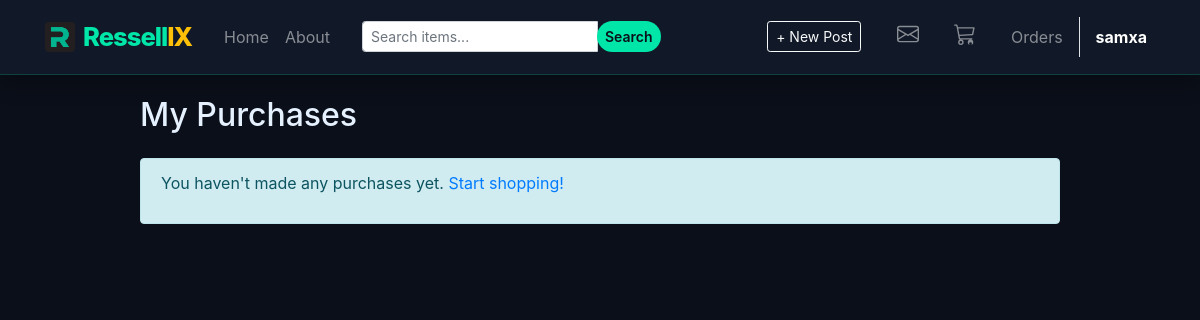
Before: /my-purchases/ (signed in) with the older database file.
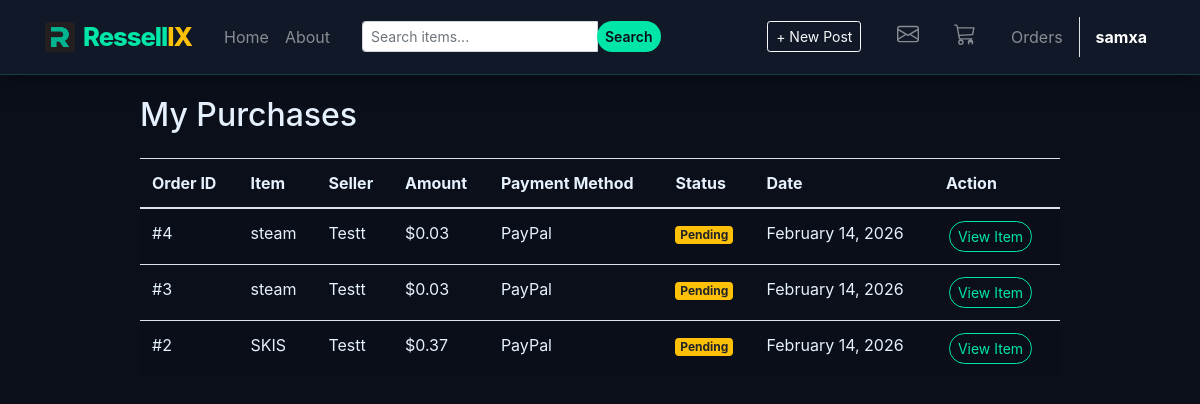
After: the same page with the newer database file.
### blog/models.py (models this page shows, shortened)
class Order(models.Model):
    PAYMENT_CHOICES = [
        ('credit_card', 'Credit Card'),
        ('debit_card', 'Debit Card'),
        ('paypal', 'PayPal'),
        ('stripe', 'Stripe'),
        ('bank_transfer', 'Bank Transfer'),
    ]
    STATUS_CHOICES = [
        ('pending', 'Pending'),
        ('completed', 'Completed'),
        ('cancelled', 'Cancelled'),
    ]
    buyer = models.ForeignKey(User, on_delete=models.CASCADE, related_name='purchases')
    post = models.ForeignKey(Post, on_delete=models.CASCADE)
    amount = models.DecimalField(max_digits=10, decimal_places=2)
    payment_method = models.CharField(max_length=20, choices=PAYMENT_CHOICES)
    status = models.CharField(max_length=20, choices=STATUS_CHOICES, default='pending')
    created_at = models.DateTimeField(auto_now_add=True)
    updated_at = models.DateTimeField(auto_now=True)
    class Meta:
        ordering = ['-created_at']

class Post(models.Model):
    title = models.CharField(max_length=100)
    content = models.TextField()
    date_posted = models.DateTimeField(default=timezone.now)
    author = models.ForeignKey(User, on_delete=models.CASCADE)
    image = models.ImageField(upload_to='post_images/', blank=True, null=True)
    price = models.DecimalField(max_digits=10, decimal_places=2, default=0)

### blog/views.py (the view)
# urls.py: path('my-purchases/', my_purchases, name='my-purchases'),
def my_purchases(request):
    if not request.user.is_authenticated:
        return redirect('login')
    orders = Order.objects.filter(buyer=request.user)
    context = {'orders': orders}
    return render(request, 'blog/my_purchases.html', context)

### templates/blog/my_purchases.html
{% extends "blog/base.html" %}
{% block content %}
  <h2 class="mb-4">My Purchases</h2>
  {% if orders %}
    <div class="table-responsive">
      <table class="table table-striped">
        <thead>
          <tr>
            <th>Order ID</th>
            <th>Item</th>
            <th>Seller</th>
            <th>Amount</th>
            <th>Payment Method</th>
            <th>Status</th>
            <th>Date</th>
            <th>Action</th>
          </tr>
        </thead>
        <tbody>
          {% for order in orders %}
            <tr>
              <td>#{{ order.id }}</td>
              <td>{{ order.post.title }}</td>
              <td>{{ order.post.author }}</td>
              <td>${{ order.amount }}</td>
              <td>{{ order.get_payment_method_display }}</td>
              <td>
                {% if order.status == 'completed' %}
                  <span class="badge badge-success">Completed</span>
                {% elif order.status == 'pending' %}
                  <span class="badge badge-warning">Pending</span>
                {% else %}
                  <span class="badge badge-danger">Cancelled</span>
                {% endif %}
              </td>
              <td>{{ order.created_at|date:"F d, Y" }}</td>
              <td>
                <a href="{% url 'post-detail' order.post.id %}" class="btn btn-sm btn-outline-info">View Item</a>
              </td>
            </tr>
          {% endfor %}
        </tbody>
      </table>
    </div>
  {% else %}
    <div class="alert alert-info">
      <p>You haven't made any purchases yet. <a href="{% url 'blog-home' %}">Start shopping!</a></p>
    </div>
  {% endif %}
{% endblock content %}

Changed rows visible on the page:
added Order: id "4", post "steam", post.author "Testt", amount "0.03", payment_method "PayPal", status "Pending", created_at "February 14, 2026"
added Order: id "3", post "steam", post.author "Testt", amount "0.03", payment_method "PayPal", status "Pending", created_at "February 14, 2026"
added Order: id "2", post "SKIS", post.author "Testt", amount "0.37", payment_method "PayPal", status "Pending", created_at "February 14, 2026"
Other visible differences:
text no longer shown: "You haven't made any purchases yet. Start shopping!"
text now shown: "Order ID Item Seller Amount Payment Method Status Date Action"
